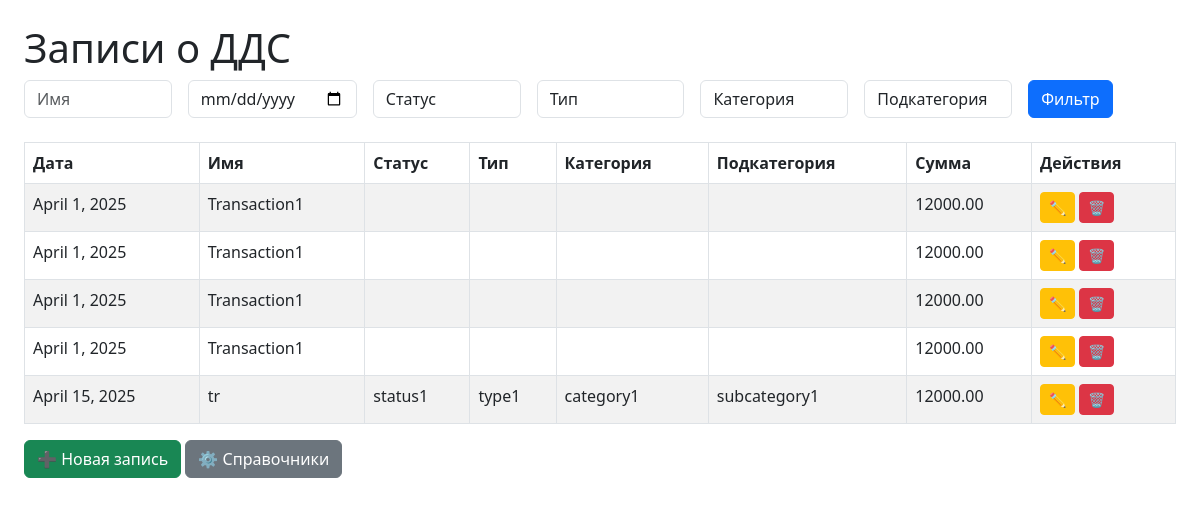
Page /api/v1/home/ on the committed database.
### app/models/models.py (models this page shows, shortened)
class Transaction(BaseModel):
    name = models.CharField(_("Name of transaction"), max_length=256)
    date = models.DateField(
        _("Date of transaction"), auto_now=False, auto_now_add=False, default=date.today
    )
    status = models.ForeignKey(Status, on_delete=models.SET_NULL, null=True)
    type = models.ForeignKey(TransactionType, on_delete=models.SET_NULL, null=True)
    category = models.ForeignKey(Category, on_delete=models.SET_NULL, null=True)
    subcategory = models.ForeignKey(
        SubCategory, on_delete=models.SET_NULL, null=True, blank=True
    )
    amount = models.DecimalField(max_digits=12, decimal_places=2)
    comment = models.TextField(_("Comment about transaction"), blank=True, null=True)

class Status(BaseModel):
    name = models.CharField(_("Name of Status"), max_length=256)

class TransactionType(BaseModel):
    name = models.CharField(_("Name of type"), max_length=256)

class Category(BaseModel):
    name = models.CharField(_("Name of category"), max_length=256)
    type = models.ForeignKey(
        TransactionType,
        related_name="transaction_type",
        on_delete=models.SET_NULL,
        blank=True,
        null=True,
    )

class SubCategory(BaseModel):
    name = models.CharField(_("Name of subcategory"), max_length=256)
    category = models.ForeignKey(
        Category,
        related_name="categories",
        on_delete=models.SET_NULL,
        blank=True,
        null=True,
    )

### app/views/views_api.py (the view)
# urls.py: path("home/", index_view, name="index"),
def index_view(request):
    filters = {
        "name__icontains": request.GET.get("name"),
        "date": request.GET.get("date"),
        "status__name__icontains": request.GET.get("status"),
        "type__name__icontains": request.GET.get("type"),
        "category__name__icontains": request.GET.get("category"),
        "subcategory__name__icontains": request.GET.get("subcategory"),
    }
    filters = {k: v for k, v in filters.items() if v}  # удаляем пустые
    transactions = Transaction.objects.filter(**filters)
    context = {
        "transactions": transactions,
        "statuses": Status.objects.all(),
        "types": TransactionType.objects.all(),
        "categories": Category.objects.all(),
        "subcategories": SubCategory.objects.all(),
    }
    return render(request, "app/index.html", context)

### app/templates/app/index.html (shortened to what this page needs)
<!DOCTYPE html>
<html lang="ru">
<head>
  <link href="https://cdn.jsdelivr.net/npm/bootstrap@5.3.0/dist/css/bootstrap.min.css" rel="stylesheet">
</head>
<body class="p-4">
  <h1>Записи о ДДС</h1>
  <form method="get" class="row g-3 mb-4">
    <div class="col">
      <input type="text" name="name" class="form-control" placeholder="Имя" value="{{ request.GET.name }}">
    </div>
    <div class="col">
      <input type="date" name="date" class="form-control" value="{{ request.GET.date }}">
    </div>
    <div class="col">
      <select name="status" class="form-control">
        <option value="">Статус</option>
      </select>
    </div>
    <div class="col">
      <select name="type" class="form-control">
        <option value="">Тип</option>
      </select>
    </div>
    <div class="col">
      <select name="category" class="form-control">
        <option value="">Категория</option>
      </select>
    </div>
    <div class="col">
      <select name="subcategory" class="form-control">
        <option value="">Подкатегория</option>
      </select>
    </div>
    <div class="col">
      <button type="submit" class="btn btn-primary">Фильтр</button>
    </div>
  </form>
  <table class="table table-bordered table-striped">
    <thead>
      <tr>
        <th>Дата</th>
        <th>Имя</th>
        <th>Статус</th>
        <th>Тип</th>
        <th>Категория</th>
        <th>Подкатегория</th>
        <th>Сумма</th>
        <th>Действия</th>
      </tr>
    </thead>
    <tbody>
      {% for item in transactions %}
      <tr>
        <td>{{ item.date }}</td>
        <td>{{ item.name }}</td>
        <td>{{ item.status.name }}</td>
        <td>{{ item.type.name }}</td>
        <td>{{ item.category.name }}</td>
        <td>{{ item.subcategory.name }}</td>
        <td>{{ item.amount }}</td>
        <td>
          <a href="{% url 'app:edit_transaction' item.uuid %}" class="btn btn-sm btn-warning">✏️</a>
          <a href="{% url 'app:delete_transaction' item.uuid %}" class="btn btn-sm btn-danger" onclick="return confirm('Удалить запись?');">🗑️</a>
        </td>
      </tr>
      {% endfor %}
    </tbody>
  </table>
  <a href="{% url 'app:create_transaction' %}" class="btn btn-success">➕ Новая запись</a>
  <a href="{% url 'app:manage_dictionaries' %}" class="btn btn-secondary">⚙️ Справочники</a>
</body>
</html>

### rows in the picture
Transaction: date "April 1, 2025", name "Transaction1", amount "12000.00"
Transaction: date "April 1, 2025", name "Transaction1", amount "12000.00"
Transaction: date "April 1, 2025", name "Transaction1", amount "12000.00"
Transaction: date "April 1, 2025", name "Transaction1", amount "12000.00"
Transaction: date "April 15, 2025", name "tr", status.name "status1", type.name "type1", category.name "category1", subcategory.name "subcategory1", amount "12000.00"
